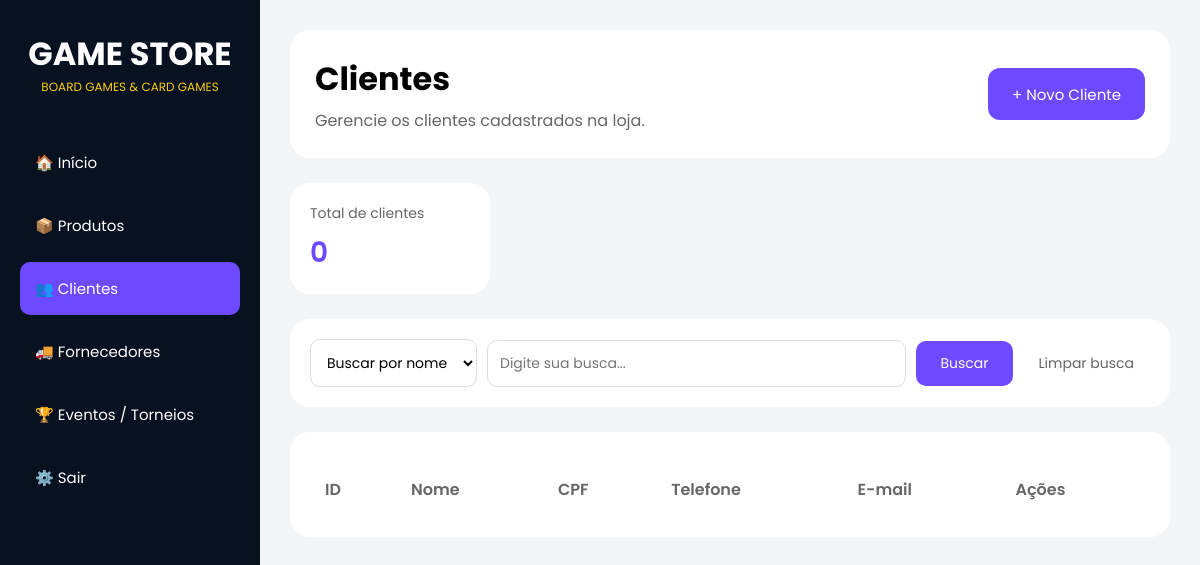
Before: /clientes with the older database file.
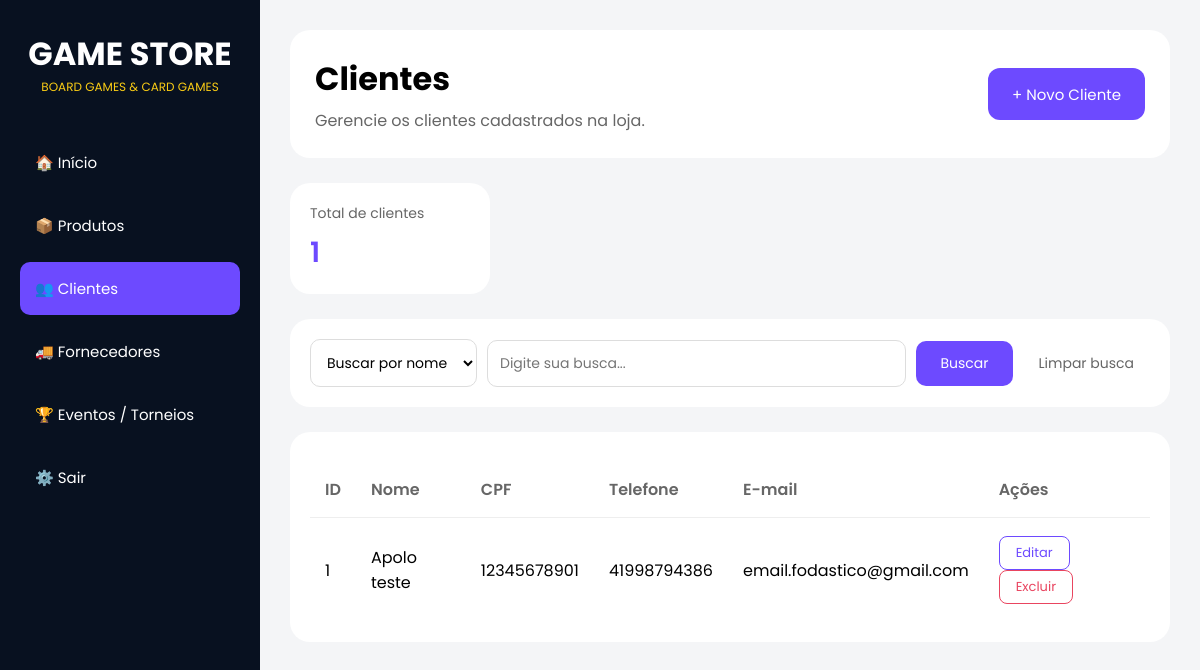
After: the same page with the newer database file.
### tables this page shows
CREATE TABLE clientes(
            id INTEGER NOT NULL PRIMARY KEY AUTOINCREMENT,
            nome TEXT NOT NULL, 
            cpf TEXT NOT NULL UNIQUE,
            telefone TEXT NOT NULL,
            email TEXT NOT NULL UNIQUE
        );

### routes.py (the view)
@app.route("/clientes")
def clientes():
    criar_tabela_clientes()
    lista = listar_clientes()
    return render_template(
        "clientes.html",
        clientes = lista,
        total_clientes = len(lista),
        modo="criar"
    )

### database.py (called while the page is built)
def conectar():
    return sqlite3.connect(CAMINHO_BANCO)

### modules/clientes.py (called while the page is built)
def criar_tabela_clientes():
    conexao = conectar()
    cursor = conexao.cursor()
    cursor.execute("""
        CREATE TABLE IF NOT EXISTS clientes(
            id INTEGER NOT NULL PRIMARY KEY AUTOINCREMENT,
            nome TEXT NOT NULL,
            cpf TEXT NOT NULL UNIQUE,
            telefone TEXT NOT NULL,
            email TEXT NOT NULL UNIQUE
        )""")
    conexao.commit() #salvar as alteracoes
    conexao.close()

def listar_clientes():
    conexao = conectar()
    cursor = conexao.cursor()
    cursor.execute("""SELECT * FROM clientes""")
    resultado = cursor.fetchall()
    conexao.close()
    return resultado

### templates/clientes.html (shortened to what this page needs)
<!DOCTYPE html>
<html lang="pt-BR">
<head>
  <link rel="stylesheet" href={{ url_for('static', filename='clientes.css' ) }} />
<body>
  <div class="sidebar">
    <div class="logo">
      <h1>GAME STORE</h1>
      <p>BOARD GAMES & CARD GAMES</p>
    </div>
    <div class="menu">
      <a href="/">🏠 Início</a>
      <a href="/produtos">📦 Produtos</a>
      <a href="/clientes" class="active">👥 Clientes</a>
      <a href="/fornecedores">🚚 Fornecedores</a>
      <a href="/eventos">🏆 Eventos / Torneios</a>
      <a href="#">⚙️ Sair</a>
    </div>
  </div>
  <div class="main">
    <div class="topo">
      <div class="titulo-subt">
        <h1>Clientes</h1>
        <p>Gerencie os clientes cadastrados na loja.</p>
      </div>
      <button class="btn-novo" onclick="mostrarFormulario()">+ Novo Cliente</button>
    </div>
    <div class="card-resumo">
      <div class="resumo-item">
        <span class="resumo-label">Total de clientes</span>
        <strong class="resumo-valor">{{ total_clientes }}</strong>
      </div>
    </div>
    <div class="card-busca">
      <form action="/clientes/buscar" method="POST">
        <select name="tipo_busca">
          <option value="nome">Buscar por nome</option>
        </select>
        <input type="text" name="termo" placeholder="Digite sua busca..." required />
        <button type="submit" class="btn-buscar">Buscar</button>
        <a href="/clientes" class="btn-limpar">Limpar busca</a>
      </form>
    </div>
    <div class="card-tabela">
      <table>
        <thead>
          <tr>
            <th>ID</th>
            <th>Nome</th>
            <th>CPF</th>
            <th>Telefone</th>
            <th>E-mail</th>
            <th>Ações</th>
          </tr>
        </thead>
        <tbody>
          {% for cliente in clientes %}
          <tr>
            <td>{{ cliente[0] }}</td>
            <td>{{ cliente[1] }}</td>
            <td>{{ cliente[2] }}</td>
            <td>{{ cliente[3] }}</td>
            <td>{{ cliente[4] }}</td>
            <td>
              <form action="/clientes/editar/{{ cliente[0] }}" method="GET" style="display:inline;">
                <button type="submit" class="btn-editar">Editar</button>
              </form>
              <form action="/clientes/excluir/{{ cliente[0] }}" method="POST" style="display:inline;">
                <button type="submit" class="btn-excluir">Excluir</button>
              </form>
            </td>
          </tr>
          {% endfor %}
        </tbody>
      </table>
    </div>
  </div>
</body>
</html>

### static/clientes.css (style rules this page uses)
* { margin: 0; padding: 0; box-sizing: border-box; font-family: "Poppins", sans-serif; }
body { background: #f4f5f7; display: flex; }
.sidebar { width: 260px; height: 100vh; background: #081120; color: white; padding: 30px 20px; position: fixed; }
.logo { text-align: center; margin-bottom: 40px; }
.logo h1 { font-size: 32px; }
.logo p { color: #facc15; font-size: 12px; }
.menu { display: flex; flex-direction: column; gap: 10px; }
.menu a { text-decoration: none; color: white; padding: 15px; border-radius: 10px; transition: 0.3s; font-size: 15px; }
.menu a.active { background: #6d4aff; }
.main { margin-left: 260px; width: calc(100% - 260px); padding: 30px; }
.topo { display: flex; align-items: center; gap: 20px; background: white; padding: 25px; border-radius: 20px; margin-bottom: 25px; }
.titulo-subt { flex: 1; }
.titulo-subt h1 { margin-bottom: 5px; }
.titulo-subt p { color: #666; }
.btn-novo { height: 52px; padding: 0 24px; border: none; border-radius: 12px; font-size: 15px; cursor: pointer; transition: 0.3s; background: #6d4aff; color: white; }
.card-resumo { display: flex; gap: 16px; margin-bottom: 25px; }
.resumo-item { background: white; border-radius: 20px; padding: 20px; min-width: 200px; }
.resumo-label { font-size: 14px; color: #666; display: block; margin-bottom: 8px; }
.resumo-valor { font-size: 28px; color: #6d4aff; font-weight: 600; }
.card-tabela { background: white; border-radius: 20px; padding: 20px; }
table { width: 100%; border-collapse: collapse; margin-top: 10px; }
th { text-align: left; color: #666; font-weight: 600; padding: 15px; }
td { padding: 18px 15px; border-top: 1px solid #eee; }
.btn-editar { background: none; border: 1px solid #6d4aff; color: #6d4aff; padding: 6px 16px; border-radius: 8px; font-size: 13px; cursor: pointer; font-family: "Poppins", sans-serif; transition: 0.3s; margin-right: 6px; }
.btn-excluir { background: none; border: 1px solid #e94560; color: #e94560; padding: 6px 16px; border-radius: 8px; font-size: 13px; cursor: pointer; font-family: "Poppins", sans-serif; transition: 0.3s; }
.card-busca { background: white; border-radius: 20px; padding: 20px; margin-bottom: 25px; }
.card-busca form { display: flex; gap: 10px; align-items: center; }
.card-busca select { padding: 12px; border: 1px solid #ddd; border-radius: 10px; font-size: 14px; font-family: "Poppins", sans-serif; background: white; cursor: pointer; }
.card-busca input { flex: 1; padding: 12px; border: 1px solid #ddd; border-radius: 10px; font-size: 14px; font-family: "Poppins", sans-serif; }
.btn-buscar { border: none; background: #6d4aff; color: white; padding: 12px 24px; border-radius: 10px; font-size: 14px; cursor: pointer; font-family: "Poppins", sans-serif; transition: 0.3s; }
.btn-limpar { text-decoration: none; color: #666; font-size: 14px; padding: 12px 16px; border-radius: 10px; transition: 0.3s; }

Changed rows visible on the page:
added clientes: id "1", nome "Apolo teste", cpf "12345678901", telefone "41998794386", email "email.fodastico@gmail.com"
Other visible differences:
{{ total_clientes }}: "0" → "1"
